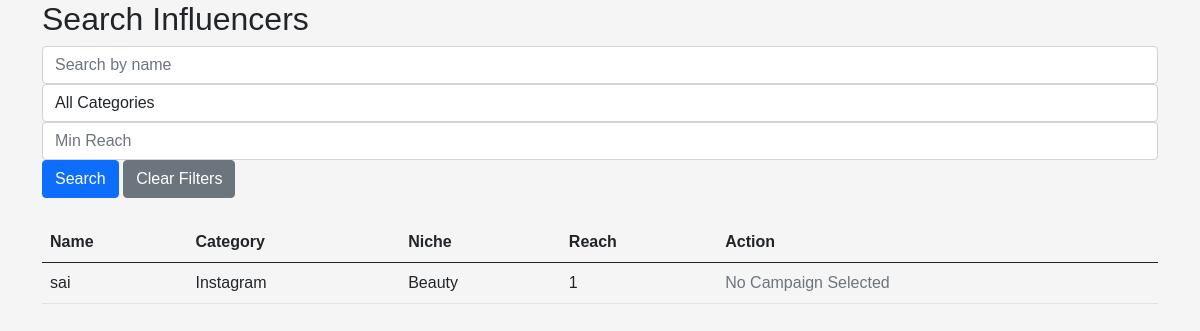
Before: /search_influencers?campaign_id=2 (signed in) with the older database file.
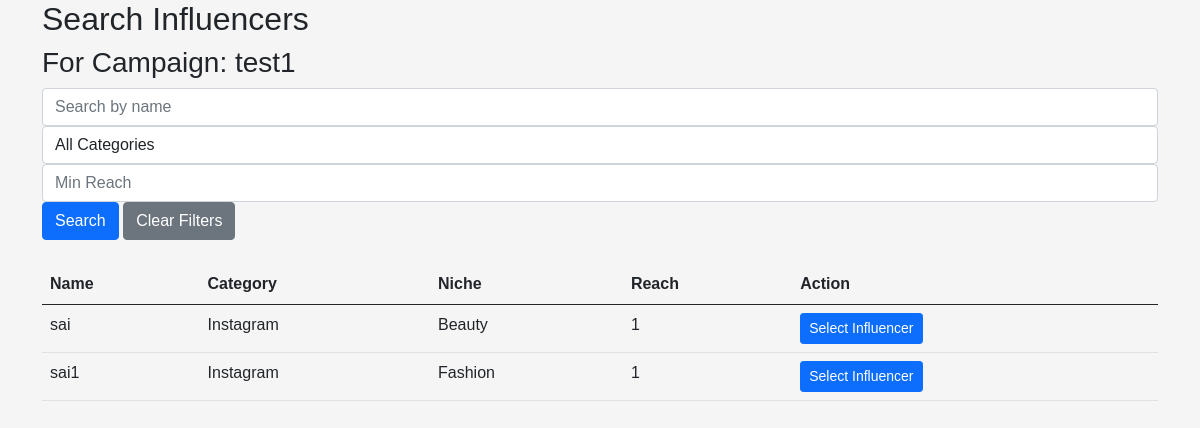
After: the same page with the newer database file.
### backend/models.py (models this page shows)
class Influencer(db.Model):
    __tablename__ = 'influencers'
    id = db.Column(db.Integer, primary_key=True)
    user_id = db.Column(db.Integer, db.ForeignKey('users.id'), unique=True, nullable=False)
    name = db.Column(db.String(100), nullable=False)
    category = db.Column(db.String(100))
    niche = db.Column(db.String(100))
    reach = db.Column(db.Integer)
    user = relationship('User', backref=db.backref('influencer', uselist=False))
    ad_requests = relationship('AdRequest', back_populates='influencer')

class Campaign(db.Model):
    __tablename__ = 'campaigns'
    id = db.Column(db.Integer, primary_key=True)
    sponsor_id = db.Column(db.Integer, db.ForeignKey('sponsors.id'), nullable=False)
    name = db.Column(db.String(100), nullable=False)
    description = db.Column(db.Text)
    start_date = db.Column(db.Date, nullable=False)
    end_date = db.Column(db.Date, nullable=False)
    budget = db.Column(db.Float, nullable=False)
    visibility = db.Column(db.Enum('public', 'private'), nullable=False)
    goals = db.Column(db.Text)
    sponsor = relationship('Sponsor', back_populates='campaigns')
    ad_requests = relationship('AdRequest', back_populates='campaign')

### backend/controller.py (the view)
@app.route("/search_influencers")
@login_required
def search_influencers():
    if current_user.role != "sponsor":
        flash("Access denied.")
        return redirect(url_for("home"))
    query = request.args.get("query")
    category = request.args.get("category")
    min_reach = request.args.get("min_reach")
    campaign_id = request.args.get("campaign_id")
    influencers = Influencer.query
    if query:
        influencers = influencers.filter(Influencer.name.ilike(f"%{query}%"))
    if category:
        influencers = influencers.filter_by(category=category)
    if min_reach:
        influencers = influencers.filter(Influencer.reach >= int(min_reach))
    influencers = influencers.all()
    campaign = None
    if campaign_id:
        campaign = Campaign.query.get(campaign_id)
    return render_template("search_influencers.html", influencers=influencers, campaign=campaign)

### app.py (called while the page is built)
def init_app():
    app = Flask(__name__)
    app.secret_key = 'fsfdgdsgs'
    app.debug = True
    app.config['SQLALCHEMY_DATABASE_URI'] = 'sqlite:///iescp.db'
    db.init_app(app)
    app.app_context().push()
    login_manager = LoginManager()
    login_manager.login_view = 'controller.login'
    login_manager.init_app(app)
    @login_manager.user_loader
    def load_user(id):
        return User.query.get(int(id))
    print("app started....")
    return app

### templates/search_influencers.html (shortened to what this page needs)
{% extends "base.html" %}
{% block content %}
<div class="container">
    <h2>Search Influencers</h2>
    {% if campaign %}
    <h3>For Campaign: {{ campaign.name }}</h3>
    {% endif %}
    <form action="{{ url_for('search_influencers') }}" method="GET" class="mb-4">
        <div class="form-row">
            <div class="col">
                <input type="text" name="query" class="form-control" placeholder="Search by name" value="{{ request.args.get('query', '') }}">
            </div>
            <div class="col">
                <select name="category" class="form-control">
                    <option value="">All Categories</option>
                </select>
            </div>
            <div class="col">
                <input type="number" name="min_reach" class="form-control" placeholder="Min Reach" value="{{ request.args.get('min_reach', '') }}">
            </div>
            <div class="col">
                <button type="submit" class="btn btn-primary">Search</button>
                <a href="{{ url_for('search_influencers', campaign_id=campaign.id if campaign else None) }}" class="btn btn-secondary">Clear Filters</a>
            </div>
        </div>
    </form>
    <table class="table">
        <thead>
            <tr>
                <th>Name</th>
                <th>Category</th>
                <th>Niche</th>
                <th>Reach</th>
                <th>Action</th>
            </tr>
        </thead>
        <tbody>
            {% for influencer in influencers %}
            <tr>
                <td>{{ influencer.name }}</td>
                <td>{{ influencer.category }}</td>
                <td>{{ influencer.niche }}</td>
                <td>{{ influencer.reach }}</td>
                <td>
                    {% if campaign %}
                        <a href="{{ url_for('create_ad_request', campaign_id=campaign.id, influencer_id=influencer.id) }}" class="btn btn-primary btn-sm">Select Influencer</a>
                    {% else %}
                        <span class="text-muted">No Campaign Selected</span>
                    {% endif %}
                </td>
            </tr>
            {% endfor %}
        </tbody>
    </table>
</div>
{% endblock %}

### templates/base.html (shortened to what this page needs)
<!DOCTYPE html>
<html lang="en">
<head>
    <link href="https://cdn.jsdelivr.net/npm/bootstrap@5.0.2/dist/css/bootstrap.min.css" rel="stylesheet">
    <link rel="stylesheet" type="text/css" href="{{ url_for('static', filename='css/styles.css') }}">
</head>
<body>
        {% block content %}
        {% endblock %}
</body>
</html>

### static/css/styles.css (style rules this page uses)
body { font-family: Arial, sans-serif; background-color: #f5f5f5; }

Changed rows visible on the page:
added Campaign: name "test1"
computed for Influencer "sai": text "No Campaign Selected" → "Select Influencer"
added Influencer: name "sai1", category "Instagram", niche "Fashion", reach "1"
Other visible differences:
text now shown: "For Campaign:"
